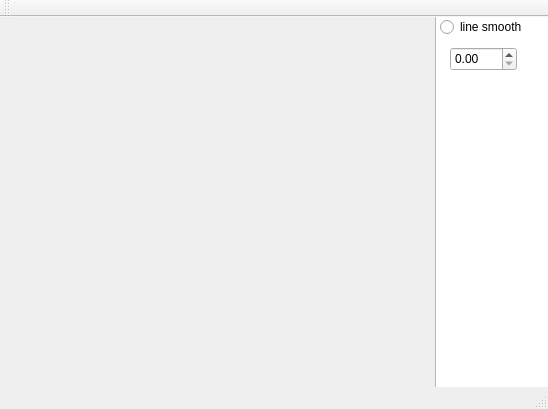
<?xml version="1.0" encoding="UTF-8"?>
<ui version="4.0">
 <class>Window</class>
 <widget class="QMainWindow" name="Window">
  <property name="geometry">
   <rect>
    <x>0</x>
    <y>0</y>
    <width>548</width>
    <height>409</height>
   </rect>
  </property>
  <property name="windowTitle">
   <string>MainWindow</string>
  </property>
  <widget class="QWidget" name="centralWidget">
   <widget class="QListView" name="listView">
    <property name="geometry">
     <rect>
      <x>435</x>
      <y>-19</y>
      <width>261</width>
      <height>391</height>
     </rect>
    </property>
   </widget>
   <widget class="QRadioButton" name="lineSmooth">
    <property name="geometry">
     <rect>
      <x>440</x>
      <y>0</y>
      <width>100</width>
      <height>20</height>
     </rect>
    </property>
    <property name="text">
     <string>line smooth</string>
    </property>
   </widget>
   <widget class="QDoubleSpinBox" name="nodeSize">
    <property name="geometry">
     <rect>
      <x>450</x>
      <y>30</y>
      <width>67</width>
      <height>24</height>
     </rect>
    </property>
   </widget>
  </widget>
  <widget class="QMenuBar" name="menuBar">
   <property name="geometry">
    <rect>
     <x>0</x>
     <y>0</y>
     <width>548</width>
     <height>22</height>
    </rect>
   </property>
  </widget>
  <widget class="QToolBar" name="mainToolBar">
   <attribute name="toolBarArea">
    <enum>TopToolBarArea</enum>
   </attribute>
   <attribute name="toolBarBreak">
    <bool>false</bool>
   </attribute>
  </widget>
  <widget class="QStatusBar" name="statusBar"/>
 </widget>
 <layoutdefault spacing="6" margin="11"/>
 <resources/>
 <connections/>
</ui>
